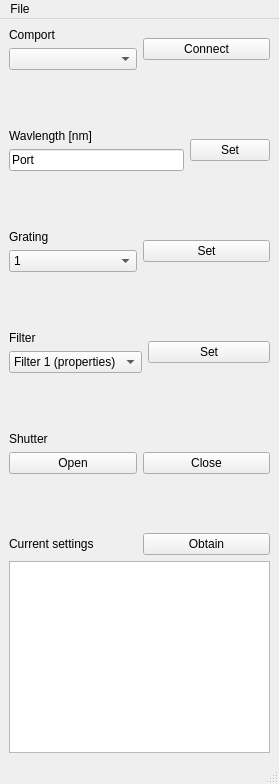
<?xml version="1.0" encoding="UTF-8"?>
<ui version="4.0">
 <class>Monochromatorcontrol</class>
 <widget class="QMainWindow" name="Monochromatorcontrol">
  <property name="geometry">
   <rect>
    <x>0</x>
    <y>0</y>
    <width>279</width>
    <height>784</height>
   </rect>
  </property>
  <property name="windowTitle">
   <string>Monochromator control</string>
  </property>
  <property name="windowIcon">
   <iconset>
    <normaloff>colour.jpg</normaloff>colour.jpg</iconset>
  </property>
  <widget class="QWidget" name="centralwidget">
   <layout class="QGridLayout" name="gridLayout">
    <item row="0" column="0">
     <layout class="QHBoxLayout" name="horizontalLayout_5">
      <item>
       <layout class="QVBoxLayout" name="verticalLayout">
        <item>
         <widget class="QLabel" name="label">
          <property name="text">
           <string>Comport</string>
          </property>
         </widget>
        </item>
        <item>
         <widget class="QComboBox" name="comboBox_2"/>
        </item>
       </layout>
      </item>
      <item>
       <widget class="QPushButton" name="pushButton">
        <property name="text">
         <string>Connect</string>
        </property>
       </widget>
      </item>
     </layout>
    </item>
    <item row="1" column="0">
     <spacer name="verticalSpacer_5">
      <property name="orientation">
       <enum>Qt::Vertical</enum>
      </property>
      <property name="sizeHint" stdset="0">
       <size>
        <width>20</width>
        <height>29</height>
       </size>
      </property>
     </spacer>
    </item>
    <item row="2" column="0">
     <layout class="QHBoxLayout" name="horizontalLayout_4">
      <item>
       <layout class="QVBoxLayout" name="verticalLayout_2">
        <item>
         <widget class="QLabel" name="label_2">
          <property name="text">
           <string>Wavlength [nm]</string>
          </property>
         </widget>
        </item>
        <item>
         <widget class="QLineEdit" name="lineEdit_2">
          <property name="text">
           <string>Port</string>
          </property>
         </widget>
        </item>
       </layout>
      </item>
      <item>
       <widget class="QPushButton" name="pushButton_2">
        <property name="text">
         <string>Set</string>
        </property>
       </widget>
      </item>
     </layout>
    </item>
    <item row="3" column="0">
     <spacer name="verticalSpacer_4">
      <property name="orientation">
       <enum>Qt::Vertical</enum>
      </property>
      <property name="sizeHint" stdset="0">
       <size>
        <width>20</width>
        <height>30</height>
       </size>
      </property>
     </spacer>
    </item>
    <item row="4" column="0">
     <layout class="QHBoxLayout" name="horizontalLayout_3">
      <item>
       <layout class="QVBoxLayout" name="verticalLayout_3">
        <item>
         <widget class="QLabel" name="label_3">
          <property name="text">
           <string>Grating</string>
          </property>
         </widget>
        </item>
        <item>
         <widget class="QComboBox" name="comboBox_3">
          <item>
           <property name="text">
            <string>1</string>
           </property>
          </item>
          <item>
           <property name="text">
            <string>2</string>
           </property>
          </item>
          <item>
           <property name="text">
            <string>3</string>
           </property>
          </item>
         </widget>
        </item>
       </layout>
      </item>
      <item>
       <widget class="QPushButton" name="pushButton_3">
        <property name="text">
         <string>Set</string>
        </property>
       </widget>
      </item>
     </layout>
    </item>
    <item row="5" column="0">
     <spacer name="verticalSpacer_3">
      <property name="orientation">
       <enum>Qt::Vertical</enum>
      </property>
      <property name="sizeHint" stdset="0">
       <size>
        <width>20</width>
        <height>29</height>
       </size>
      </property>
     </spacer>
    </item>
    <item row="6" column="0">
     <layout class="QHBoxLayout" name="horizontalLayout_2">
      <item>
       <layout class="QVBoxLayout" name="verticalLayout_4">
        <item>
         <widget class="QLabel" name="label_4">
          <property name="text">
           <string>Filter</string>
          </property>
         </widget>
        </item>
        <item>
         <widget class="QComboBox" name="comboBox">
          <item>
           <property name="text">
            <string>Filter 1 (properties)</string>
           </property>
          </item>
          <item>
           <property name="text">
            <string>2</string>
           </property>
          </item>
          <item>
           <property name="text">
            <string>3</string>
           </property>
          </item>
          <item>
           <property name="text">
            <string>4</string>
           </property>
          </item>
          <item>
           <property name="text">
            <string>5</string>
           </property>
          </item>
          <item>
           <property name="text">
            <string>6</string>
           </property>
          </item>
          <item>
           <property name="text">
            <string>7</string>
           </property>
          </item>
         </widget>
        </item>
       </layout>
      </item>
      <item>
       <widget class="QPushButton" name="pushButton_4">
        <property name="text">
         <string>Set</string>
        </property>
       </widget>
      </item>
     </layout>
    </item>
    <item row="7" column="0">
     <spacer name="verticalSpacer">
      <property name="orientation">
       <enum>Qt::Vertical</enum>
      </property>
      <property name="sizeHint" stdset="0">
       <size>
        <width>20</width>
        <height>29</height>
       </size>
      </property>
     </spacer>
    </item>
    <item row="8" column="0">
     <layout class="QVBoxLayout" name="verticalLayout_5">
      <item>
       <widget class="QLabel" name="label_6">
        <property name="text">
         <string>Shutter</string>
        </property>
       </widget>
      </item>
      <item>
       <layout class="QHBoxLayout" name="horizontalLayout">
        <item>
         <widget class="QPushButton" name="pushButton_6">
          <property name="text">
           <string>Open</string>
          </property>
         </widget>
        </item>
        <item>
         <widget class="QPushButton" name="pushButton_7">
          <property name="text">
           <string>Close</string>
          </property>
         </widget>
        </item>
       </layout>
      </item>
     </layout>
    </item>
    <item row="9" column="0">
     <spacer name="verticalSpacer_2">
      <property name="orientation">
       <enum>Qt::Vertical</enum>
      </property>
      <property name="sizeHint" stdset="0">
       <size>
        <width>20</width>
        <height>29</height>
       </size>
      </property>
     </spacer>
    </item>
    <item row="10" column="0">
     <layout class="QVBoxLayout" name="verticalLayout_6">
      <item>
       <layout class="QHBoxLayout" name="horizontalLayout_6">
        <item>
         <widget class="QLabel" name="label_5">
          <property name="text">
           <string>Current settings</string>
          </property>
         </widget>
        </item>
        <item>
         <widget class="QPushButton" name="pushButton_5">
          <property name="text">
           <string>Obtain</string>
          </property>
         </widget>
        </item>
       </layout>
      </item>
      <item>
       <widget class="QTextEdit" name="textEdit"/>
      </item>
     </layout>
    </item>
   </layout>
  </widget>
  <widget class="QMenuBar" name="menubar">
   <property name="geometry">
    <rect>
     <x>0</x>
     <y>0</y>
     <width>279</width>
     <height>25</height>
    </rect>
   </property>
   <widget class="QMenu" name="menuFile">
    <property name="title">
     <string>File</string>
    </property>
    <addaction name="actionOpen_Config"/>
    <addaction name="actionStore_Config"/>
    <addaction name="actionClose"/>
   </widget>
   <addaction name="menuFile"/>
  </widget>
  <widget class="QStatusBar" name="statusbar"/>
  <action name="actionOpen_Config">
   <property name="text">
    <string>Open Config</string>
   </property>
  </action>
  <action name="actionClose">
   <property name="text">
    <string>Close</string>
   </property>
   <property name="shortcut">
    <string>Ctrl+W</string>
   </property>
   <property name="iconVisibleInMenu">
    <bool>true</bool>
   </property>
  </action>
  <action name="actionStore_Config">
   <property name="text">
    <string>Store Config</string>
   </property>
  </action>
 </widget>
 <resources/>
 <connections>
  <connection>
   <sender>actionClose</sender>
   <signal>activated()</signal>
   <receiver>Monochromatorcontrol</receiver>
   <slot>close()</slot>
   <hints>
    <hint type="sourcelabel">
     <x>-1</x>
     <y>-1</y>
    </hint>
    <hint type="destinationlabel">
     <x>139</x>
     <y>391</y>
    </hint>
   </hints>
  </connection>
  <connection>
   <sender>pushButton_5</sender>
   <signal>clicked()</signal>
   <receiver>textEdit</receiver>
   <slot>update()</slot>
   <hints>
    <hint type="sourcelabel">
     <x>205</x>
     <y>539</y>
    </hint>
    <hint type="destinationlabel">
     <x>139</x>
     <y>655</y>
    </hint>
   </hints>
  </connection>
 </connections>
</ui>
